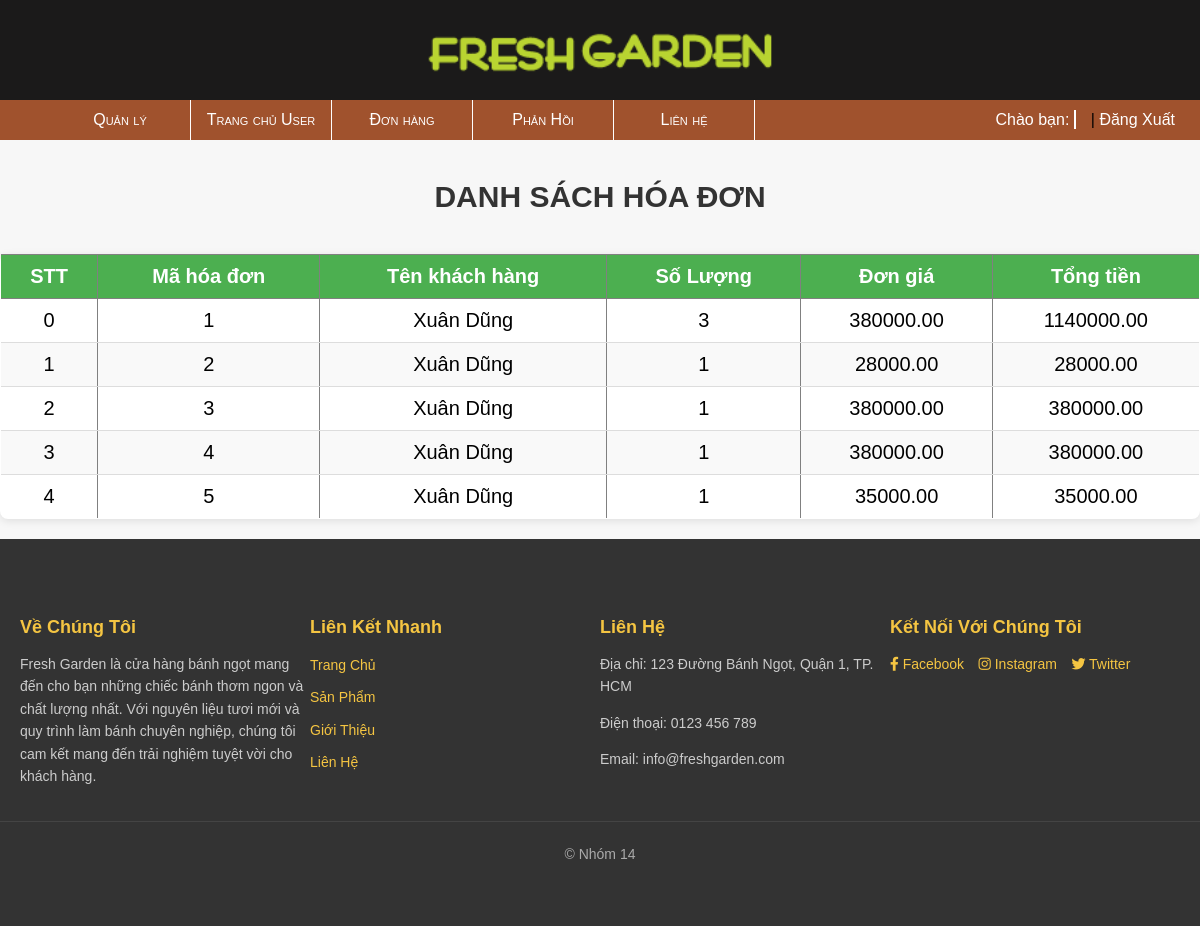
The page /Admin/QLOrder/Danhsach_order.php on the database its author committed.
### tables this page shows
CREATE TABLE `order_details` (
  `detail_id` int(11) NOT NULL,
  `order_id` int(11) NOT NULL,
  `Mabanh` varchar(50) NOT NULL,
  `quantity` int(11) NOT NULL,
  `price` decimal(10,2) NOT NULL,
  `subtotal` decimal(10,2) NOT NULL
);

CREATE TABLE `users` (
  `user_id` int(11) NOT NULL,
  `username` varchar(50) NOT NULL,
  `password` varchar(255) NOT NULL,
  `role_id` int(11) NOT NULL,
  `Hoten` varchar(255) NOT NULL,
  `Diachi` text NOT NULL,
  `Dienthoai` varchar(20) NOT NULL
);

### Admin/QLOrder/Danhsach_order.php (the view, shortened to what this page needs)
<?php
include "../../ketnoi.php";
?>
<!DOCTYPE html>
<html lang="en">
<head>
    <link rel="stylesheet" href="../../Header/header.css">
    <link rel="stylesheet" href="../menuAD/menuCon.css">
    <link rel="stylesheet" href="../../Footer/footer.css">
    <link rel="stylesheet" href="./hoadon.css">
</head>
<body>
<?php
    $i = 0;
    $db = "SELECT order_details.detail_id as id,
    order_details.quantity as sl, order_details.price as gia,
    order_details.subtotal as tong, users.Hoten as tenkh
    FROM order_details
    INNER JOIN orders ON order_details.order_id = orders.order_id
    INNER JOIN users ON orders.user_id = users.user_id";
    $result = mysqli_query($conn, $db);
    include "../../Header/header.php";
    include "../menuAD/menuNgang.php";
    ?>
    <table cellspacing="0" cellpadding="5px" border="1" style="width:100%">
        <caption>
            <h2 style="font-style: bold; font-size:30px">DANH SÁCH HÓA ĐƠN</h2>
        </caption>
        <thead>
            <tr style=" font-size: 20px; ">
                <th>STT</th>
                <th>Mã hóa đơn</th>
                <th>Tên khách hàng</th>
                <th>Số Lượng</th>
                <th>Đơn giá</th>
                <th>Tổng tiền</th>
            </tr>
        </thead>
        <tbody>
            <?php
            while ($row = mysqli_fetch_array($result)) { ?>
                <tr style="text-align: center; font-size: 20px;">
                <td><?php echo $i++; ?></td>
                <td><?php echo $row['id']; ?></td>
                <td><?php echo $row['tenkh']; ?></td>
                <td><?php echo $row['sl']; ?></td>
                <td><?php echo $row['gia']; ?></td>
                <td><?php echo $row['tong']; ?></td>
                </tr>
            <?php
            }
            ?>
        </tbody>
    </table>
    <?php
        include "../../Footer/footer.php";
    ?>
</body>
</html>

### Header/header.css (style rules this page uses)
html, body { width: 100%; height: 100%; margin: 0; padding: 0; box-sizing: border-box; }

### Admin/QLOrder/hoadon.css (style rules this page uses)
body { font-family: Arial, sans-serif; background-color: #f7f7f7; margin: 0; padding: 0; }
table { width: 90%; margin: 20px auto; border-collapse: collapse; background-color: #ffffff; box-shadow: 0 2px 8px rgba(0, 0, 0, 0.1); border-radius: 8px; overflow: hidden; }
table caption { font-size: 24px; font-weight: bold; color: #4caf50; margin-bottom: 20px; text-align: center; }
thead { background-color: #4caf50; color: white; }
thead tr { font-size: 18px; }
thead th { padding: 10px; text-align: center; }
tbody tr { text-align: center; font-size: 16px; transition: background-color 0.3s ease; }
tbody tr:nth-child(even) { background-color: #f9f9f9; }
tbody td { padding: 10px; border-bottom: 1px solid #ddd; }
tbody td:last-child { border-right: none; }
h2 { text-align: center; margin: 20px 0; color: #333333; }

### rows shown on the page
order_details: detail_id "1", users.Hoten "Xuân Dũng", quantity "3", price "380000.00", subtotal "1140000.00"
order_details: detail_id "2", users.Hoten "Xuân Dũng", quantity "1", price "28000.00", subtotal "28000.00"
order_details: detail_id "3", users.Hoten "Xuân Dũng", quantity "1", price "380000.00", subtotal "380000.00"
order_details: detail_id "4", users.Hoten "Xuân Dũng", quantity "1", price "380000.00", subtotal "380000.00"
order_details: detail_id "5", users.Hoten "Xuân Dũng", quantity "1", price "35000.00", subtotal "35000.00"
